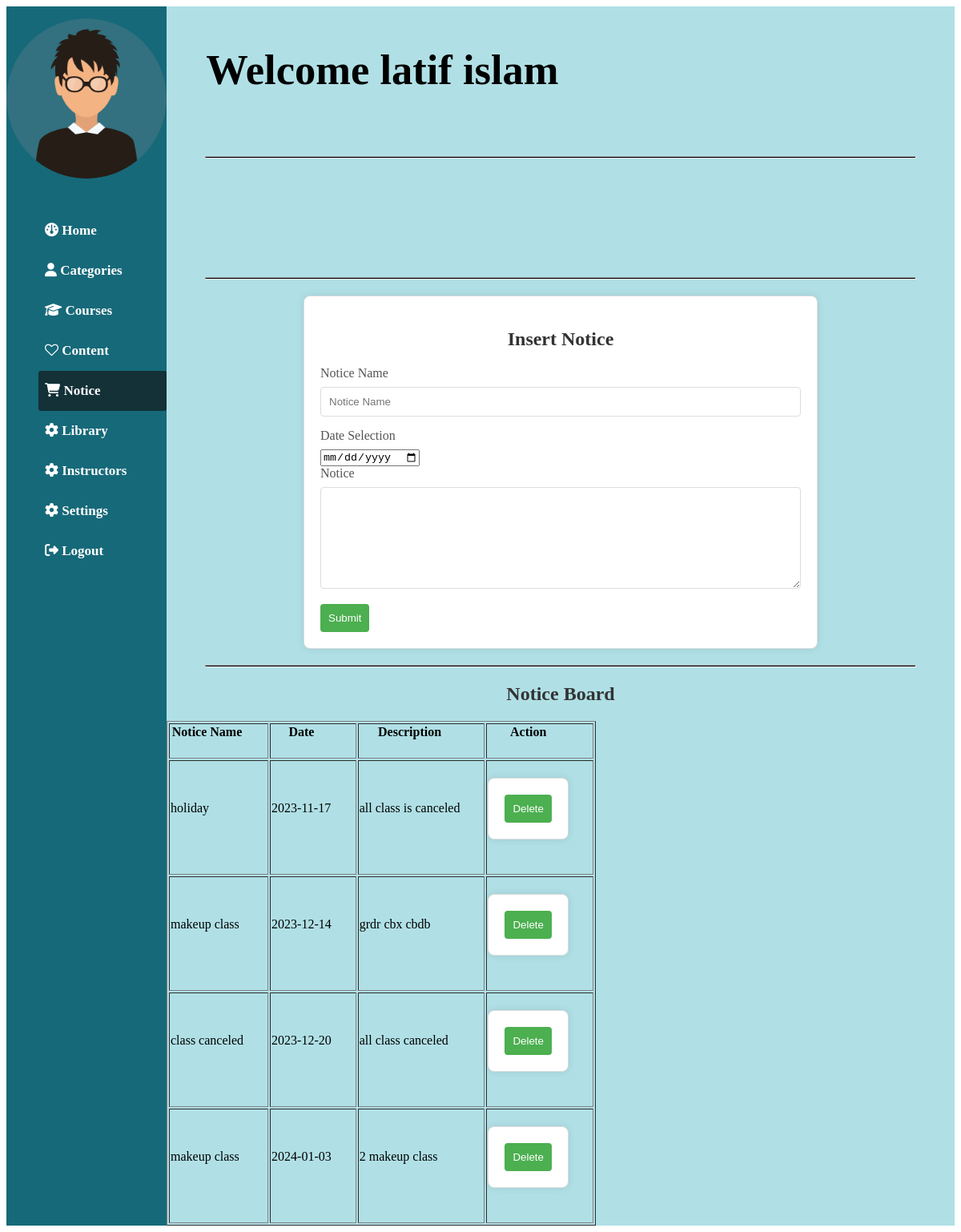
Page /html_file/admin/admin_Blog.php (signed in) on the committed database.
### tables this page shows
CREATE TABLE `notices` (
  `id` int(11) NOT NULL,
  `noticename` varchar(255) NOT NULL,
  `date_op` date NOT NULL,
  `description` text NOT NULL
);

### html_file/admin/admin_Blog.php (the view, shortened to what this page needs)
<!DOCTYPE html>
<html lang="en">
<head>
    <link rel="stylesheet" href="https://cdnjs.cloudflare.com/ajax/libs/font-awesome/6.4.2/css/all.min.css">
    <link rel="stylesheet" href="https://cdnjs.cloudflare.com/ajax/libs/font-awesome/4.7.0/css/font-awesome.min.css">
    <link rel="stylesheet" href="../../css_file/student_css/style_for_student_dashboard.css">
</head>
<body>
        <section class="page">
            <div class="sec1">
                <div class="left">
                    <div class="up">
                        <img class="img" src="../../images/829459_man_512x512.png" alt="Image loading failed" style="width:200px;height:200px; border-radius: 50%;" >
                    </div>
                    <div class="down">
                        <ul>
                            <li><a href="admin_dashboard.php"><i class="fa-solid fa-gauge"></i> Home</a></li>
                            <li><a href="admin_Categories.php"><i class="fa-solid fa-user"></i>  Categories</a></li>
                            <li><a href="admin_Courses.php"><i class="fa-solid fa-graduation-cap"></i> Courses</a></li>
                            <li><a href="admin_Content.php"><i class="fa fa-heart-o"></i> Content</a></li>
                            <li  class="active"><a href="admin_Blog.php"><i class="fa-solid fa-cart-shopping"></i> Notice </a></li>
                            <li><a href="admin_Library.php"><i class="fa-solid fa-gear"></i> Library</a></li>
                            <li><a href="admin_Instructors.php"><i class="fa-solid fa-gear"></i> Instructors</a></li>
                            <li><a href="admin_settings.php"><i class="fa-solid fa-gear"></i> Settings</a></li>
                            <li><a href="logout.php"><i class="fa-solid fa-right-from-bracket"></i> Logout </a> </li>
                        </ul>
                    </div>
                </div>
                <div class="right">
                    <div class="name">
                        <h1>Welcome <?php echo $_SESSION['user_name'] ?>  </h1>
                    </div>
                    <hr>
                    <div class="dash">
                    </div>
                    <hr>
                    <section id="page-title">
                        <form action="admin_Blog.php" method="post" enctype="multipart/form-data">
                            <h2>Insert Notice</h2>
                            <div class="form-group">
                                <label for="fullnameId">Notice Name</label>
                                <input type="text" id="fullnameId" placeholder="Notice Name" name="noticename" class="form-control">
                            </div>
                            <div class="form-group">
                                <label>Date Selection</label>
                                <input type="date" class="form-control" name="date_op">
                            </div>
                            <div class="form-group">
                                <label for="descriptionId">Notice</label>
                                <textarea id="descriptionId" class="form-control" name="description" rows="7"></textarea>
                            </div>
                            <div class="form-group">
                                <button name="submit" class="btn btn-block btn-success" onclick="uploadFile()" type="submit">Submit</button>
                            </div>
                        </form>
                    </section>
  <hr>
                    <div class="notice-container">
                        <h2>Notice Board</h2>
                        <?php
                        $servername = "localhost";
                        $username = "root";
                        $password = "";
                        $dbname = "e_learning";
                        $conn = new mysqli($servername, $username, $password, $dbname);
                        $sql = "SELECT * FROM notices";
                        $result = $conn->query($sql);
                        if ($result->num_rows > 0) {
                            echo "<table border='1'>";
                            echo "<tr><th>Notice Name</th><th>Date</th><th>Description</th><th>Action</th></tr>";
                            while ($row = $result->fetch_assoc()) {
                                echo "<tr>";
                                echo "<td>" . $row['noticename'] . "</td>";
                                echo "<td>" . $row['date_op'] . "</td>";
                                echo "<td>" . $row['description'] . "</td>";
                                echo "<td><form method='post' action='delete_notice.php'>";
                                echo "<button type='submit' name='delete'>Delete</button>";
                                echo "</form></td>";
                                echo "</tr>";
                            }
                            echo "</table>";
                        } else {
                            echo "No notices found.";
                        }
                        ?>
                    </div>
                </div>
            </div>
        </section>
</body>
</html>

### css_file/student_css/style_for_student_dashboard.css (style rules this page uses)
section.page .sec1 { display: grid; grid-template-columns: 0.18fr 1.1fr; grid-gap: 0rem; }
section.page .sec1 .left { background-color: #166979; }
section.page .sec1 .right { background-color: powderblue; }
section.page .sec1 .left .up { position: relative; text-align: center; margin-top: 15px; }
section.page { display: grid; background-color: rgb(255, 255, 255); grid-gap: 1rem; }
.page .sec1 .left .down { display: flex; flex-direction: column; justify-content: space-evenly; gap: 0.5em; padding-top: 10%; }
hr { width:90%; text-align: left; margin-left:10; background-color: black; height: 1px; }
.active, .page .sec1 .left .down ul li:hover { background-color: #133137; border-radius: 3px; }
.page .sec1 .left .down ul { list-style: none; color: #fff; display: flex; flex-direction: column; justify-content: space-evenly; }
.page .sec1 .left .down ul li { width: 100%; text-align: left; padding-top: 15px; padding-bottom: 15px; }
.page .sec1 .left .down ul li a { text-decoration: none; font-weight: bold; color: #ffffff; width: 100%; margin-left: 5%; font-size: 17px; }
.page .sec1 .left { text-align: center; }
.page .sec1 .right .name { height: 130px; margin-top: 5%; margin-left: 5%; font-size: 35px; }
.page .sec1 .right .dash { height: 130px; margin-top: 1%; margin-left: 5%; font-size: 25px; }
th, td { padding-bottom: 23px; padding-right: 30px; }

### html_file/admin/admin_Blog.php (style rules this page uses)
h2 { text-align: center; color: #333; }
form { max-width: 600px; margin: 20px auto; background-color: #fff; padding: 20px; border: 1px solid #ddd; border-radius: 8px; box-shadow: 0 0 10px rgba(0, 0, 0, 0.1); }
label { display: block; margin-bottom: 8px; color: #555; }
input[type="text"], input[type="file"], textarea, input[type="number"] { width: 100%; padding: 10px; margin-bottom: 15px; border: 1px solid #ddd; border-radius: 4px; box-sizing: border-box; }
textarea { resize: vertical; }
button { background-color: #4caf50; color: #fff; padding: 10px; border: none; border-radius: 4px; cursor: pointer; }

### rows in the picture
notices: noticename "holiday", date_op "2023-11-17", description "all class is canceled"
notices: noticename "makeup class", date_op "2023-12-14", description "grdr cbx cbdb"
notices: noticename "class canceled", date_op "2023-12-20", description "all class canceled"
notices: noticename "makeup class", date_op "2024-01-03", description "2 makeup class"

### other values in the picture
$_SESSION['user_name'] "latif islam"
